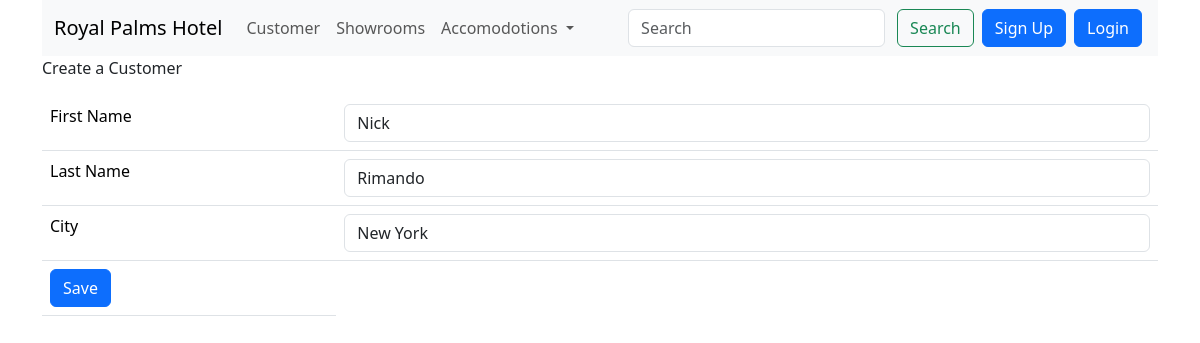
/PHPOOP-MySQL/PHPOOP-MySQL/demo_pages/update.php?id=1, run on the app's committed database.
### tables this page shows
CREATE TABLE `customers` (
  `customer_id` int(11) NOT NULL,
  `first_name` varchar(50) NOT NULL,
  `last_name` varchar(50) NOT NULL,
  `city` varchar(50) NOT NULL
);

### PHPOOP-MySQL/PHPOOP-MySQL/classes/customer.php (called while the page is built, shortened)
<?php
class Customer{
    private $conn;
    public $customer_id;
    public function __construct($dbase){
        $this->conn = $dbase;
    }
    public function edit(){
        $query = "SELECT * FROM customers WHERE customer_id = ?";
        $stmt = $this->conn->prepare($query);
        $stmt->bindParam(1, $this->customer_id);
        $stmt->execute();
        $row = $stmt->fetch(PDO::FETCH_ASSOC);
        $this->first_name = $row['first_name'];
        $this->last_name = $row['last_name'];
        $this->city = $row['city'];
    }
}
?>

### PHPOOP-MySQL/PHPOOP-MySQL/demo_pages/update.php (the view, shortened to what this page needs)
<?php
    $id = isset($_GET['id']) ? $_GET['id'] : die('ERROR: missing ID.');
    include_once "../header.php";
    include_once "../classes/customer.php";
    $db = new Database();
    $dbase = $db->getConnection();
    $customer = new Customer($dbase);
    $customer->customer_id = $id;
    $customer->edit();
?>
<p>Create a Customer</p>
<form method="POST" action="<?php echo "update.php?id={$id}";?>">
    <table class="table">
        <tr>
            <td><label class="form-label"> First Name </label></td>
            <td><input type="text" class="form-control" name="first_name" value = "<?php echo $customer->first_name ;?>"></td>
        </tr>
        <tr>
            <td><label class="form-label"> Last Name </label></td>
            <td><input type="text" class="form-control" name="last_name" value = "<?php echo $customer->last_name ;?>"></td>
        </tr>
        <tr>
            <td><label class="form-label"> City </label></td>
            <td><input type="text" class="form-control" name="city" value = "<?php echo $customer->city ;?>"></td>
        </tr>
        <tr>
            <td><button type="submit" class="btn btn-primary">Save</button></td>
        </tr>
    </table>
</form>

### data on the page
customers: first_name "Nick", last_name "Rimando", city "New York"
